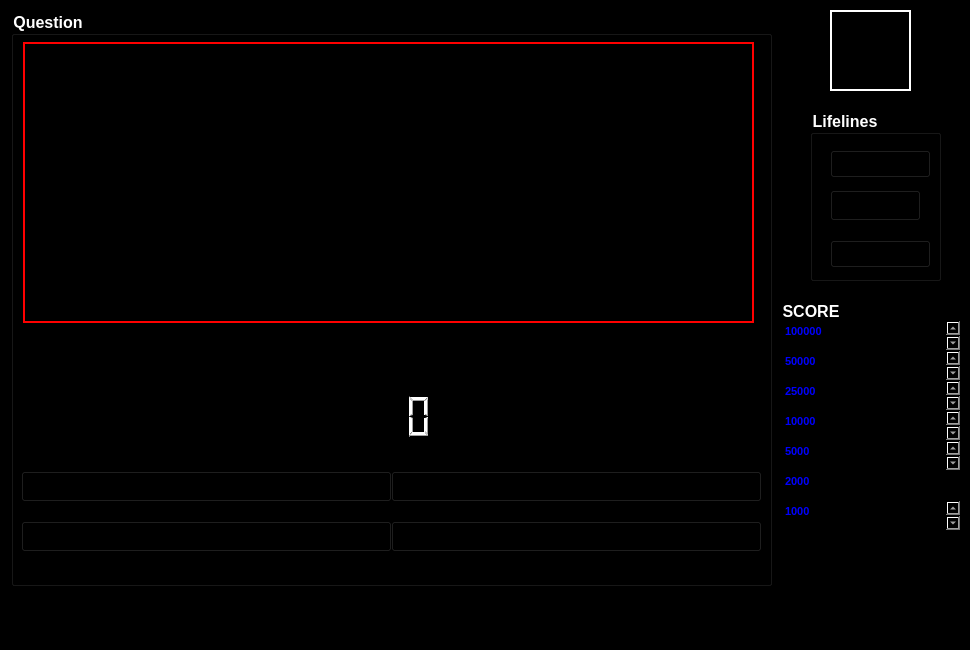
<?xml version="1.0" encoding="UTF-8"?>
<ui version="4.0">
 <class>MainWindow</class>
 <widget class="QMainWindow" name="MainWindow">
  <property name="geometry">
   <rect>
    <x>0</x>
    <y>0</y>
    <width>970</width>
    <height>650</height>
   </rect>
  </property>
  <property name="maximumSize">
   <size>
    <width>970</width>
    <height>650</height>
   </size>
  </property>
  <property name="windowTitle">
   <string>MainWindow</string>
  </property>
  <property name="styleSheet">
   <string notr="true">background-color: rgb(0, 0, 0);
background-image: url(:/img/black.png);
color: white;
font: bold;
font-size: 16px;</string>
  </property>
  <widget class="QWidget" name="centralwidget">
   <widget class="QGroupBox" name="groupBox">
    <property name="geometry">
     <rect>
      <x>11</x>
      <y>11</y>
      <width>761</width>
      <height>575</height>
     </rect>
    </property>
    <property name="title">
     <string>Question</string>
    </property>
    <widget class="QTextBrowser" name="display_question">
     <property name="geometry">
      <rect>
       <x>12</x>
       <y>31</y>
       <width>731</width>
       <height>281</height>
      </rect>
     </property>
     <property name="styleSheet">
      <string notr="true">color:white;
background-image: url(:/img/black.png);
font-size: 20px;
font: bold;
border-width: 2px;
border-style: solid;
border-color: red;</string>
     </property>
    </widget>
    <widget class="QPushButton" name="option4">
     <property name="geometry">
      <rect>
       <x>380</x>
       <y>510</y>
       <width>371</width>
       <height>31</height>
      </rect>
     </property>
     <property name="styleSheet">
      <string notr="true">background-image: url(:/img/orange.png);</string>
     </property>
     <property name="text">
      <string/>
     </property>
    </widget>
    <widget class="QPushButton" name="option2">
     <property name="geometry">
      <rect>
       <x>380</x>
       <y>460</y>
       <width>371</width>
       <height>31</height>
      </rect>
     </property>
     <property name="styleSheet">
      <string notr="true">background-image: url(:/img/orange.png);</string>
     </property>
     <property name="text">
      <string/>
     </property>
    </widget>
    <widget class="QPushButton" name="option3">
     <property name="geometry">
      <rect>
       <x>10</x>
       <y>510</y>
       <width>371</width>
       <height>31</height>
      </rect>
     </property>
     <property name="styleSheet">
      <string notr="true">background-image: url(:/img/orange.png);</string>
     </property>
     <property name="text">
      <string/>
     </property>
    </widget>
    <widget class="QPushButton" name="option1">
     <property name="geometry">
      <rect>
       <x>10</x>
       <y>460</y>
       <width>371</width>
       <height>31</height>
      </rect>
     </property>
     <property name="styleSheet">
      <string notr="true">background-image: url(:/img/orange.png);</string>
     </property>
     <property name="text">
      <string/>
     </property>
    </widget>
    <widget class="QLCDNumber" name="lcdNumber">
     <property name="geometry">
      <rect>
       <x>303</x>
       <y>360</y>
       <width>121</width>
       <height>91</height>
      </rect>
     </property>
    </widget>
   </widget>
   <widget class="QPushButton" name="toMainWindowButton">
    <property name="geometry">
     <rect>
      <x>830</x>
      <y>10</y>
      <width>81</width>
      <height>81</height>
     </rect>
    </property>
    <property name="styleSheet">
     <string notr="true">background-image: url(:/img/back.png);
border-width: 2px;
border-style: solid;
border-color:white;</string>
    </property>
    <property name="text">
     <string/>
    </property>
   </widget>
   <widget class="QGroupBox" name="groupBox_2">
    <property name="geometry">
     <rect>
      <x>810</x>
      <y>110</y>
      <width>131</width>
      <height>171</height>
     </rect>
    </property>
    <property name="title">
     <string>Lifelines</string>
    </property>
    <widget class="QPushButton" name="ll_fiftyfifty">
     <property name="geometry">
      <rect>
       <x>20</x>
       <y>80</y>
       <width>91</width>
       <height>31</height>
      </rect>
     </property>
     <property name="styleSheet">
      <string notr="true">color:white;
background-image: url(:/img/50.png);</string>
     </property>
     <property name="text">
      <string/>
     </property>
    </widget>
    <widget class="QPushButton" name="ll_audience">
     <property name="geometry">
      <rect>
       <x>20</x>
       <y>40</y>
       <width>101</width>
       <height>28</height>
      </rect>
     </property>
     <property name="styleSheet">
      <string notr="true">color:white;
background-image: url(:/img/audience.png);</string>
     </property>
     <property name="text">
      <string/>
     </property>
    </widget>
    <widget class="QPushButton" name="ll_expert">
     <property name="geometry">
      <rect>
       <x>20</x>
       <y>130</y>
       <width>101</width>
       <height>28</height>
      </rect>
     </property>
     <property name="styleSheet">
      <string notr="true">color:white;
background-image: url(:/img/expert.png);</string>
     </property>
     <property name="text">
      <string/>
     </property>
    </widget>
   </widget>
   <widget class="QGroupBox" name="groupBox_3">
    <property name="geometry">
     <rect>
      <x>780</x>
      <y>300</y>
      <width>181</width>
      <height>231</height>
     </rect>
    </property>
    <property name="title">
     <string>SCORE</string>
    </property>
    <widget class="QTextBrowser" name="score_25000">
     <property name="geometry">
      <rect>
       <x>0</x>
       <y>80</y>
       <width>181</width>
       <height>31</height>
      </rect>
     </property>
     <property name="html">
      <string>&lt;!DOCTYPE HTML PUBLIC &quot;-//W3C//DTD HTML 4.0//EN&quot; &quot;http://www.w3.org/TR/REC-html40/strict.dtd&quot;&gt;
&lt;html&gt;&lt;head&gt;&lt;meta name=&quot;qrichtext&quot; content=&quot;1&quot; /&gt;&lt;style type=&quot;text/css&quot;&gt;
p, li { white-space: pre-wrap; }
&lt;/style&gt;&lt;/head&gt;&lt;body style=&quot; font-family:'MS Shell Dlg 2'; font-size:16px; font-weight:600; font-style:normal;&quot;&gt;
&lt;p style=&quot; margin-top:0px; margin-bottom:0px; margin-left:0px; margin-right:0px; -qt-block-indent:0; text-indent:0px;&quot;&gt;&lt;span style=&quot; font-size:8.25pt; color:#0000ff;&quot;&gt;25000&lt;/span&gt;&lt;/p&gt;
&lt;p style=&quot;-qt-paragraph-type:empty; margin-top:0px; margin-bottom:0px; margin-left:0px; margin-right:0px; -qt-block-indent:0; text-indent:0px; font-size:8.25pt; color:#0000ff;&quot;&gt;&lt;br /&gt;&lt;/p&gt;&lt;/body&gt;&lt;/html&gt;</string>
     </property>
    </widget>
    <widget class="QTextBrowser" name="score_5000">
     <property name="geometry">
      <rect>
       <x>0</x>
       <y>140</y>
       <width>181</width>
       <height>31</height>
      </rect>
     </property>
     <property name="html">
      <string>&lt;!DOCTYPE HTML PUBLIC &quot;-//W3C//DTD HTML 4.0//EN&quot; &quot;http://www.w3.org/TR/REC-html40/strict.dtd&quot;&gt;
&lt;html&gt;&lt;head&gt;&lt;meta name=&quot;qrichtext&quot; content=&quot;1&quot; /&gt;&lt;style type=&quot;text/css&quot;&gt;
p, li { white-space: pre-wrap; }
&lt;/style&gt;&lt;/head&gt;&lt;body style=&quot; font-family:'MS Shell Dlg 2'; font-size:16px; font-weight:600; font-style:normal;&quot;&gt;
&lt;p style=&quot; margin-top:0px; margin-bottom:0px; margin-left:0px; margin-right:0px; -qt-block-indent:0; text-indent:0px;&quot;&gt;&lt;span style=&quot; font-size:8.25pt; color:#0000ff;&quot;&gt;5000&lt;/span&gt;&lt;/p&gt;
&lt;p style=&quot;-qt-paragraph-type:empty; margin-top:0px; margin-bottom:0px; margin-left:0px; margin-right:0px; -qt-block-indent:0; text-indent:0px; font-size:8.25pt; color:#0000ff;&quot;&gt;&lt;br /&gt;&lt;/p&gt;&lt;/body&gt;&lt;/html&gt;</string>
     </property>
    </widget>
    <widget class="QTextBrowser" name="score_50000">
     <property name="geometry">
      <rect>
       <x>0</x>
       <y>50</y>
       <width>181</width>
       <height>31</height>
      </rect>
     </property>
     <property name="html">
      <string>&lt;!DOCTYPE HTML PUBLIC &quot;-//W3C//DTD HTML 4.0//EN&quot; &quot;http://www.w3.org/TR/REC-html40/strict.dtd&quot;&gt;
&lt;html&gt;&lt;head&gt;&lt;meta name=&quot;qrichtext&quot; content=&quot;1&quot; /&gt;&lt;style type=&quot;text/css&quot;&gt;
p, li { white-space: pre-wrap; }
&lt;/style&gt;&lt;/head&gt;&lt;body style=&quot; font-family:'MS Shell Dlg 2'; font-size:16px; font-weight:600; font-style:normal;&quot;&gt;
&lt;p style=&quot; margin-top:0px; margin-bottom:0px; margin-left:0px; margin-right:0px; -qt-block-indent:0; text-indent:0px;&quot;&gt;&lt;span style=&quot; font-size:8.25pt; color:#0000ff;&quot;&gt;50000&lt;/span&gt;&lt;/p&gt;
&lt;p style=&quot;-qt-paragraph-type:empty; margin-top:0px; margin-bottom:0px; margin-left:0px; margin-right:0px; -qt-block-indent:0; text-indent:0px; font-size:8.25pt; color:#0000ff;&quot;&gt;&lt;br /&gt;&lt;/p&gt;
&lt;p style=&quot;-qt-paragraph-type:empty; margin-top:0px; margin-bottom:0px; margin-left:0px; margin-right:0px; -qt-block-indent:0; text-indent:0px; font-size:8.25pt; color:#0000ff;&quot;&gt;&lt;br /&gt;&lt;/p&gt;&lt;/body&gt;&lt;/html&gt;</string>
     </property>
    </widget>
    <widget class="QTextBrowser" name="score_10000">
     <property name="geometry">
      <rect>
       <x>0</x>
       <y>110</y>
       <width>181</width>
       <height>31</height>
      </rect>
     </property>
     <property name="html">
      <string>&lt;!DOCTYPE HTML PUBLIC &quot;-//W3C//DTD HTML 4.0//EN&quot; &quot;http://www.w3.org/TR/REC-html40/strict.dtd&quot;&gt;
&lt;html&gt;&lt;head&gt;&lt;meta name=&quot;qrichtext&quot; content=&quot;1&quot; /&gt;&lt;style type=&quot;text/css&quot;&gt;
p, li { white-space: pre-wrap; }
&lt;/style&gt;&lt;/head&gt;&lt;body style=&quot; font-family:'MS Shell Dlg 2'; font-size:16px; font-weight:600; font-style:normal;&quot;&gt;
&lt;p style=&quot; margin-top:0px; margin-bottom:0px; margin-left:0px; margin-right:0px; -qt-block-indent:0; text-indent:0px;&quot;&gt;&lt;span style=&quot; font-size:8.25pt; color:#0000ff;&quot;&gt;10000&lt;/span&gt;&lt;/p&gt;
&lt;p style=&quot;-qt-paragraph-type:empty; margin-top:0px; margin-bottom:0px; margin-left:0px; margin-right:0px; -qt-block-indent:0; text-indent:0px; font-size:8.25pt; color:#0000ff;&quot;&gt;&lt;br /&gt;&lt;/p&gt;&lt;/body&gt;&lt;/html&gt;</string>
     </property>
    </widget>
    <widget class="QTextBrowser" name="score_2000">
     <property name="geometry">
      <rect>
       <x>0</x>
       <y>170</y>
       <width>181</width>
       <height>31</height>
      </rect>
     </property>
     <property name="html">
      <string>&lt;!DOCTYPE HTML PUBLIC &quot;-//W3C//DTD HTML 4.0//EN&quot; &quot;http://www.w3.org/TR/REC-html40/strict.dtd&quot;&gt;
&lt;html&gt;&lt;head&gt;&lt;meta name=&quot;qrichtext&quot; content=&quot;1&quot; /&gt;&lt;style type=&quot;text/css&quot;&gt;
p, li { white-space: pre-wrap; }
&lt;/style&gt;&lt;/head&gt;&lt;body style=&quot; font-family:'MS Shell Dlg 2'; font-size:16px; font-weight:600; font-style:normal;&quot;&gt;
&lt;p style=&quot; margin-top:0px; margin-bottom:0px; margin-left:0px; margin-right:0px; -qt-block-indent:0; text-indent:0px;&quot;&gt;&lt;span style=&quot; font-size:8.25pt; color:#0000ff;&quot;&gt;2000&lt;/span&gt;&lt;/p&gt;&lt;/body&gt;&lt;/html&gt;</string>
     </property>
    </widget>
    <widget class="QTextBrowser" name="score_100000">
     <property name="geometry">
      <rect>
       <x>0</x>
       <y>20</y>
       <width>181</width>
       <height>31</height>
      </rect>
     </property>
     <property name="html">
      <string>&lt;!DOCTYPE HTML PUBLIC &quot;-//W3C//DTD HTML 4.0//EN&quot; &quot;http://www.w3.org/TR/REC-html40/strict.dtd&quot;&gt;
&lt;html&gt;&lt;head&gt;&lt;meta name=&quot;qrichtext&quot; content=&quot;1&quot; /&gt;&lt;style type=&quot;text/css&quot;&gt;
p, li { white-space: pre-wrap; }
&lt;/style&gt;&lt;/head&gt;&lt;body style=&quot; font-family:'MS Shell Dlg 2'; font-size:16px; font-weight:600; font-style:normal;&quot;&gt;
&lt;p style=&quot; margin-top:0px; margin-bottom:0px; margin-left:0px; margin-right:0px; -qt-block-indent:0; text-indent:0px;&quot;&gt;&lt;span style=&quot; font-size:8.25pt; color:#0000ff;&quot;&gt;100000&lt;/span&gt;&lt;/p&gt;
&lt;p style=&quot;-qt-paragraph-type:empty; margin-top:0px; margin-bottom:0px; margin-left:0px; margin-right:0px; -qt-block-indent:0; text-indent:0px; font-size:8.25pt; color:#0000ff;&quot;&gt;&lt;br /&gt;&lt;/p&gt;
&lt;p style=&quot;-qt-paragraph-type:empty; margin-top:0px; margin-bottom:0px; margin-left:0px; margin-right:0px; -qt-block-indent:0; text-indent:0px; font-size:8.25pt; color:#0000ff;&quot;&gt;&lt;br /&gt;&lt;/p&gt;&lt;/body&gt;&lt;/html&gt;</string>
     </property>
    </widget>
    <widget class="QTextBrowser" name="score_1000">
     <property name="geometry">
      <rect>
       <x>0</x>
       <y>200</y>
       <width>181</width>
       <height>31</height>
      </rect>
     </property>
     <property name="html">
      <string>&lt;!DOCTYPE HTML PUBLIC &quot;-//W3C//DTD HTML 4.0//EN&quot; &quot;http://www.w3.org/TR/REC-html40/strict.dtd&quot;&gt;
&lt;html&gt;&lt;head&gt;&lt;meta name=&quot;qrichtext&quot; content=&quot;1&quot; /&gt;&lt;style type=&quot;text/css&quot;&gt;
p, li { white-space: pre-wrap; }
&lt;/style&gt;&lt;/head&gt;&lt;body style=&quot; font-family:'MS Shell Dlg 2'; font-size:16px; font-weight:600; font-style:normal;&quot;&gt;
&lt;p style=&quot; margin-top:0px; margin-bottom:0px; margin-left:0px; margin-right:0px; -qt-block-indent:0; text-indent:0px;&quot;&gt;&lt;span style=&quot; font-size:8.25pt; color:#0000ff;&quot;&gt;1000&lt;/span&gt;&lt;/p&gt;
&lt;p style=&quot;-qt-paragraph-type:empty; margin-top:0px; margin-bottom:0px; margin-left:0px; margin-right:0px; -qt-block-indent:0; text-indent:0px; font-size:8.25pt; color:#0000ff;&quot;&gt;&lt;br /&gt;&lt;/p&gt;&lt;/body&gt;&lt;/html&gt;</string>
     </property>
    </widget>
   </widget>
  </widget>
  <widget class="QMenuBar" name="menubar">
   <property name="geometry">
    <rect>
     <x>0</x>
     <y>0</y>
     <width>970</width>
     <height>27</height>
    </rect>
   </property>
  </widget>
  <widget class="QStatusBar" name="statusbar"/>
 </widget>
 <resources/>
 <connections/>
</ui>
